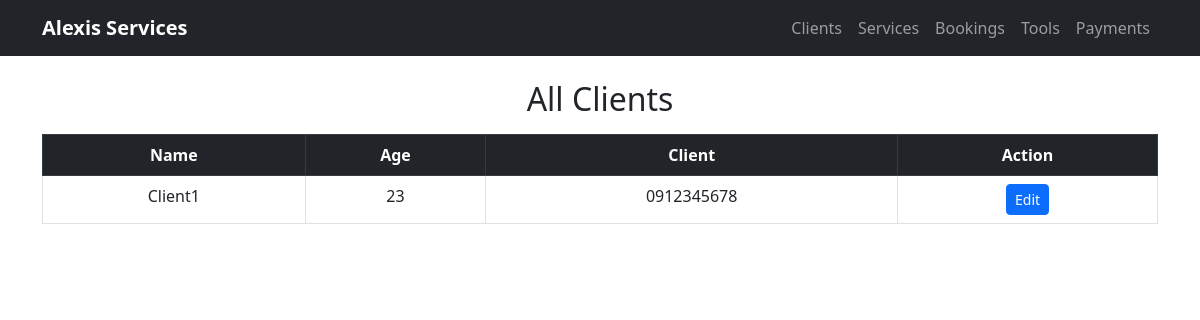
Screenshot of /pages/viewAllClients.php with the database file from the repository.
### tables this page shows
CREATE TABLE `clients` (
  `id` int(11) NOT NULL,
  `name` varchar(255) NOT NULL,
  `age` int(10) NOT NULL,
  `phoneNumber` varchar(255) NOT NULL
);

### functions/DbConnection.php (called while the page is built, shortened)
<?php
class DbConnection
{
    private $host = 'localhost';
    private $username = 'root';
    private $password = '';
    private $database = 'alexis';
    protected $connection;
    public function __construct()
    {
        if (!isset($this->connection)) {
            $this->connection = new mysqli($this->host, $this->username, $this->password, $this->database);
        }
        return $this->connection;
    }
}

### objects/viewClients.php (called while the page is built, shortened)
<?php
include_once("../functions/functions.php");
$display = new Crud();
$result = $display->viewClients();
if ($result->num_rows > 0) {
    $clients = mysqli_fetch_all($result, MYSQLI_ASSOC);
}
?>

### functions/functions.php (called while the page is built, shortened)
<?php
include_once('Dbconnection.php');
class Crud extends DbConnection
{
    public function viewClients()
    {
        $sql = mysqli_query($this->connection, "SELECT * from clients order by id");
        return $sql;
    }
}

### pages/viewAllClients.php (the view, shortened to what this page needs)
<?php
include_once('../objects/viewClients.php');
?>
<!DOCTYPE html>
<html lang="en">
<head>
    <link href="https://cdn.jsdelivr.net/npm/bootstrap@5.3.0/dist/css/bootstrap.min.css" rel="stylesheet">
    <?php include '../nav.php'; ?>
</head>
<body>
    <div class="container mt-4">
        <h2 class="mb-3 text-center">All Clients</h2>
        <div class="table-responsive">
            <table class="table table-hover table-bordered text-center">
                <thead class="table-dark">
                    <tr>
                        <th>Name</th>
                        <th>Age</th>
                        <th>Client</th>
                        <th>Action</th>
                    </tr>
                </thead>
                <tbody>
                    <?php foreach ($clients as $client) { ?>
                        <tr>
                            <td><?php echo htmlspecialchars($client['name']); ?></td>
                            <td><?php echo htmlspecialchars($client['age']); ?></td>
                            <td><?php echo htmlspecialchars($client['phoneNumber']); ?></td>
                            <td>
                                <a href="editClient.php?id=<?php echo $client['id']; ?>" class="btn btn-primary btn-sm">
                                    Edit
                                </a>
                            </td>
                        </tr>
                    <?php } ?>
                </tbody>
            </table>
        </div>
    </div>
</body>
</html>

### rows the page displays
clients: name "Client1", age "23", phoneNumber "0912345678"
